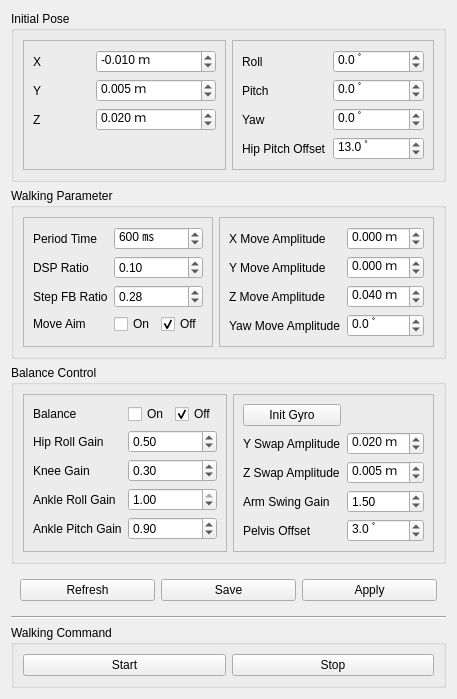
         <widget class="QWidget" name="tab_walking_module">
          <property name="enabled">
           <bool>true</bool>
          </property>
          <attribute name="title">
           <string>Walking</string>
          </attribute>
          <layout class="QVBoxLayout" name="verticalLayout_5">
           <item>
            <widget class="QGroupBox" name="groupBox_init_pose">
             <property name="title">
              <string>Initial Pose</string>
             </property>
             <layout class="QHBoxLayout" name="horizontalLayout_3">
              <item>
               <widget class="QFrame" name="frame_2">
                <property name="frameShape">
                 <enum>QFrame::StyledPanel</enum>
                </property>
                <property name="frameShadow">
                 <enum>QFrame::Raised</enum>
                </property>
                <layout class="QGridLayout" name="gridLayout_4">
                 <item row="2" column="1" colspan="2">
                  <widget class="QDoubleSpinBox" name="dSpinBox_init_offset_z">
                   <property name="suffix">
                    <string extracomment="m"> ｍ</string>
                   </property>
                   <property name="decimals">
                    <number>3</number>
                   </property>
                   <property name="minimum">
                    <double>-1.000000000000000</double>
                   </property>
                   <property name="maximum">
                    <double>1.000000000000000</double>
                   </property>
                   <property name="singleStep">
                    <double>0.001000000000000</double>
                   </property>
                   <property name="value">
                    <double>0.020000000000000</double>
                   </property>
                  </widget>
                 </item>
                 <item row="2" column="0">
                  <widget class="QLabel" name="label_13">
                   <property name="text">
                    <string>Z</string>
                   </property>
                  </widget>
                 </item>
                 <item row="0" column="1" colspan="2">
                  <widget class="QDoubleSpinBox" name="dSpinBox_init_offset_x">
                   <property name="suffix">
                    <string extracomment="m"> ｍ</string>
                   </property>
                   <property name="decimals">
                    <number>3</number>
                   </property>
                   <property name="minimum">
                    <double>-1.000000000000000</double>
                   </property>
                   <property name="maximum">
                    <double>1.000000000000000</double>
                   </property>
                   <property name="singleStep">
                    <double>0.001000000000000</double>
                   </property>
                   <property name="value">
                    <double>-0.010000000000000</double>
                   </property>
                  </widget>
                 </item>
                 <item row="1" column="1" colspan="2">
                  <widget class="QDoubleSpinBox" name="dSpinBox_init_offset_y">
                   <property name="suffix">
                    <string extracomment="m"> ｍ</string>
                   </property>
                   <property name="decimals">
                    <number>3</number>
                   </property>
                   <property name="minimum">
                    <double>-1.000000000000000</double>
                   </property>
                   <property name="maximum">
                    <double>1.000000000000000</double>
                   </property>
                   <property name="singleStep">
                    <double>0.001000000000000</double>
                   </property>
                   <property name="value">
                    <double>0.005000000000000</double>
                   </property>
                  </widget>
                 </item>
                 <item row="0" column="0">
                  <widget class="QLabel" name="label_11">
                   <property name="text">
                    <string>X</string>
                   </property>
                  </widget>
                 </item>
                 <item row="1" column="0">
                  <widget class="QLabel" name="label_12">
                   <property name="text">
                    <string>Y</string>
                   </property>
                  </widget>
                 </item>
                 <item row="3" column="0">
                  <widget class="QLabel" name="label_34">
                   <property name="text">
                    <string/>
                   </property>
                  </widget>
                 </item>
                </layout>
               </widget>
              </item>
              <item>
               <widget class="QFrame" name="frame">
                <property name="frameShape">
                 <enum>QFrame::StyledPanel</enum>
                </property>
                <property name="frameShadow">
                 <enum>QFrame::Raised</enum>
                </property>
                <layout class="QGridLayout" name="gridLayout_8">
                 <item row="0" column="1" colspan="2">
                  <widget class="QDoubleSpinBox" name="dSpinBox_init_offset_roll">
                   <property name="suffix">
                    <string> ﾟ</string>
                   </property>
                   <property name="decimals">
                    <number>1</number>
                   </property>
                   <property name="minimum">
                    <double>-180.000000000000000</double>
                   </property>
                   <property name="maximum">
                    <double>180.000000000000000</double>
                   </property>
                  </widget>
                 </item>
                 <item row="1" column="1" colspan="2">
                  <widget class="QDoubleSpinBox" name="dSpinBox_init_offset_pitch">
                   <property name="suffix">
                    <string> ﾟ</string>
                   </property>
                   <property name="decimals">
                    <number>1</number>
                   </property>
                   <property name="minimum">
                    <double>-180.000000000000000</double>
                   </property>
                   <property name="maximum">
                    <double>180.000000000000000</double>
                   </property>
                  </widget>
                 </item>
                 <item row="0" column="0">
                  <widget class="QLabel" name="label_10">
                   <property name="text">
                    <string>Roll</string>
                   </property>
                  </widget>
                 </item>
                 <item row="2" column="0">
                  <widget class="QLabel" name="label_15">
                   <property name="text">
                    <string>Yaw</string>
                   </property>
                  </widget>
                 </item>
                 <item row="1" column="0">
                  <widget class="QLabel" name="label_14">
                   <property name="text">
                    <string>Pitch</string>
                   </property>
                  </widget>
                 </item>
                 <item row="2" column="1" colspan="2">
                  <widget class="QDoubleSpinBox" name="dSpinBox_init_offset_yaw">
                   <property name="suffix">
                    <string> ﾟ</string>
                   </property>
                   <property name="decimals">
                    <number>1</number>
                   </property>
                   <property name="minimum">
                    <double>-180.000000000000000</double>
                   </property>
                   <property name="maximum">
                    <double>180.000000000000000</double>
                   </property>
                  </widget>
                 </item>
                 <item row="3" column="0">
                  <widget class="QLabel" name="label_33">
                   <property name="text">
                    <string>Hip Pitch Offset</string>
                   </property>
                  </widget>
                 </item>
                 <item row="3" column="1" colspan="2">
                  <widget class="QDoubleSpinBox" name="dSpinBox_hip_pitch_offset">
                   <property name="suffix">
                    <string> ﾟ</string>
                   </property>
                   <property name="decimals">
                    <number>1</number>
                   </property>
                   <property name="minimum">
                    <double>-180.000000000000000</double>
                   </property>
                   <property name="maximum">
                    <double>180.000000000000000</double>
                   </property>
                   <property name="value">
                    <double>13.000000000000000</double>
                   </property>
                  </widget>
                 </item>
                </layout>
               </widget>
              </item>
             </layout>
            </widget>
           </item>
           <item>
            <widget class="QGroupBox" name="groupBox_walking_param">
             <property name="title">
              <string>Walking Parameter</string>
             </property>
             <layout class="QHBoxLayout" name="horizontalLayout_4">
              <item>
               <widget class="QFrame" name="frame_3">
                <property name="frameShape">
                 <enum>QFrame::StyledPanel</enum>
                </property>
                <property name="frameShadow">
                 <enum>QFrame::Raised</enum>
                </property>
                <layout class="QGridLayout" name="gridLayout_9">
                 <item row="0" column="0">
                  <widget class="QLabel" name="label_16">
                   <property name="text">
                    <string>Period Time</string>
                   </property>
                  </widget>
                 </item>
                 <item row="1" column="0">
                  <widget class="QLabel" name="label_18">
                   <property name="text">
                    <string>DSP Ratio</string>
                   </property>
                  </widget>
                 </item>
                 <item row="2" column="0">
                  <widget class="QLabel" name="label_19">
                   <property name="text">
                    <string>Step FB Ratio</string>
                   </property>
                  </widget>
                 </item>
                 <item row="3" column="0">
                  <widget class="QLabel" name="label_23">
                   <property name="text">
                    <string>Move Aim</string>
                   </property>
                  </widget>
                 </item>
                 <item row="3" column="1">
                  <widget class="QCheckBox" name="checkBox_move_aim_on">
                   <property name="text">
                    <string>On</string>
                   </property>
                   <attribute name="buttonGroup">
                    <string notr="true">buttonGroup_move_aim_on</string>
                   </attribute>
                  </widget>
                 </item>
                 <item row="3" column="2">
                  <widget class="QCheckBox" name="checkBox_move_aim_off">
                   <property name="text">
                    <string>Off</string>
                   </property>
                   <property name="checked">
                    <bool>true</bool>
                   </property>
                   <attribute name="buttonGroup">
                    <string notr="true">buttonGroup_move_aim_on</string>
                   </attribute>
                  </widget>
                 </item>
                 <item row="2" column="1" colspan="2">
                  <widget class="QDoubleSpinBox" name="dSpinBox_step_fb_ratio">
                   <property name="maximum">
                    <double>1.000000000000000</double>
                   </property>
                   <property name="singleStep">
                    <double>0.100000000000000</double>
                   </property>
                   <property name="value">
                    <double>0.280000000000000</double>
                   </property>
                  </widget>
                 </item>
                 <item row="1" column="1" colspan="2">
                  <widget class="QDoubleSpinBox" name="dSpinBox_dsp_ratio">
                   <property name="maximum">
                    <double>1.000000000000000</double>
                   </property>
                   <property name="singleStep">
                    <double>0.100000000000000</double>
                   </property>
                   <property name="value">
                    <double>0.100000000000000</double>
                   </property>
                  </widget>
                 </item>
                 <item row="0" column="1" colspan="2">
                  <widget class="QDoubleSpinBox" name="dSpinBox_period_time">
                   <property name="suffix">
                    <string> ㎳</string>
                   </property>
                   <property name="decimals">
                    <number>0</number>
                   </property>
                   <property name="maximum">
                    <double>5000.000000000000000</double>
                   </property>
                   <property name="singleStep">
                    <double>10.000000000000000</double>
                   </property>
                   <property name="value">
                    <double>600.000000000000000</double>
                   </property>
                  </widget>
                 </item>
                </layout>
               </widget>
              </item>
              <item>
               <widget class="QFrame" name="frame_4">
                <property name="frameShape">
                 <enum>QFrame::StyledPanel</enum>
                </property>
                <property name="frameShadow">
                 <enum>QFrame::Raised</enum>
                </property>
                <layout class="QGridLayout" name="gridLayout_10">
                 <item row="0" column="0">
                  <widget class="QLabel" name="label_17">
                   <property name="text">
                    <string>X Move Amplitude</string>
                   </property>
                  </widget>
                 </item>
                 <item row="2" column="0">
                  <widget class="QLabel" name="label_21">
                   <property name="text">
                    <string>Z Move Amplitude</string>
                   </property>
                  </widget>
                 </item>
                 <item row="1" column="0">
                  <widget class="QLabel" name="label_20">
                   <property name="text">
                    <string>Y Move Amplitude</string>
                   </property>
                  </widget>
                 </item>
                 <item row="0" column="1">
                  <widget class="QDoubleSpinBox" name="dSpinBox_x_move_amplitude">
                   <property name="suffix">
                    <string> ｍ</string>
                   </property>
                   <property name="decimals">
                    <number>3</number>
                   </property>
                   <property name="minimum">
                    <double>-1.000000000000000</double>
                   </property>
                   <property name="maximum">
                    <double>1.000000000000000</double>
                   </property>
                   <property name="singleStep">
                    <double>0.001000000000000</double>
                   </property>
                  </widget>
                 </item>
                 <item row="3" column="0">
                  <widget class="QLabel" name="label_22">
                   <property name="text">
                    <string>Yaw Move Amplitude</string>
                   </property>
                  </widget>
                 </item>
                 <item row="1" column="1">
                  <widget class="QDoubleSpinBox" name="dSpinBox_y_move_amplitude">
                   <property name="suffix">
                    <string> ｍ</string>
                   </property>
                   <property name="decimals">
                    <number>3</number>
                   </property>
                   <property name="minimum">
                    <double>-1.000000000000000</double>
                   </property>
                   <property name="maximum">
                    <double>1.000000000000000</double>
                   </property>
                   <property name="singleStep">
                    <double>0.001000000000000</double>
                   </property>
                  </widget>
                 </item>
                 <item row="2" column="1">
                  <widget class="QDoubleSpinBox" name="dSpinBox_z_move_amplitude">
                   <property name="suffix">
                    <string> ｍ</string>
                   </property>
                   <property name="decimals">
                    <number>3</number>
                   </property>
                   <property name="minimum">
                    <double>-1.000000000000000</double>
                   </property>
                   <property name="maximum">
                    <double>1.000000000000000</double>
                   </property>
                   <property name="singleStep">
                    <double>0.001000000000000</double>
                   </property>
                   <property name="value">
                    <double>0.040000000000000</double>
                   </property>
                  </widget>
                 </item>
                 <item row="3" column="1">
                  <widget class="QDoubleSpinBox" name="dSpinBox_a_move_amplitude">
                   <property name="suffix">
                    <string> ﾟ</string>
                   </property>
                   <property name="decimals">
                    <number>1</number>
                   </property>
                   <property name="minimum">
                    <double>-180.000000000000000</double>
                   </property>
                   <property name="maximum">
                    <double>180.000000000000000</double>
                   </property>
                  </widget>
                 </item>
                </layout>
               </widget>
              </item>
             </layout>
            </widget>
           </item>
           <item>
            <widget class="QGroupBox" name="groupBox_balance_control">
             <property name="title">
              <string>Balance Control</string>
             </property>
             <layout class="QGridLayout" name="gridLayout_12">
              <item row="0" column="0">
               <widget class="QFrame" name="frame_5">
                <property name="frameShape">
                 <enum>QFrame::StyledPanel</enum>
                </property>
                <property name="frameShadow">
                 <enum>QFrame::Raised</enum>
                </property>
                <layout class="QGridLayout" name="gridLayout_11">
                 <item row="1" column="0">
                  <widget class="QLabel" name="label_24">
                   <property name="text">
                    <string>Hip Roll Gain</string>
                   </property>
                  </widget>
                 </item>
                 <item row="0" column="1">
                  <widget class="QCheckBox" name="checkBox_balance_on">
                   <property name="text">
                    <string>On</string>
                   </property>
                   <attribute name="buttonGroup">
                    <string notr="true">buttonGroup_balance</string>
                   </attribute>
                  </widget>
                 </item>
                 <item row="0" column="0">
                  <widget class="QLabel" name="label_26">
                   <property name="text">
                    <string>Balance</string>
                   </property>
                  </widget>
                 </item>
                 <item row="0" column="2">
                  <widget class="QCheckBox" name="checkBox_balance_off">
                   <property name="text">
                    <string>Off</string>
                   </property>
                   <property name="checked">
                    <bool>true</bool>
                   </property>
                   <attribute name="buttonGroup">
                    <string notr="true">buttonGroup_balance</string>
                   </attribute>
                  </widget>
                 </item>
                 <item row="2" column="0">
                  <widget class="QLabel" name="label_25">
                   <property name="text">
                    <string>Knee Gain</string>
                   </property>
                  </widget>
                 </item>
                 <item row="3" column="0">
                  <widget class="QLabel" name="label_27">
                   <property name="text">
                    <string>Ankle Roll Gain</string>
                   </property>
                  </widget>
                 </item>
                 <item row="4" column="0">
                  <widget class="QLabel" name="label_28">
                   <property name="text">
                    <string>Ankle Pitch Gain</string>
                   </property>
                  </widget>
                 </item>
                 <item row="1" column="1" colspan="2">
                  <widget class="QDoubleSpinBox" name="dSpinBox_hip_roll_gain">
                   <property name="maximum">
                    <double>1.000000000000000</double>
                   </property>
                   <property name="singleStep">
                    <double>0.100000000000000</double>
                   </property>
                   <property name="value">
                    <double>0.500000000000000</double>
                   </property>
                  </widget>
                 </item>
                 <item row="2" column="1" colspan="2">
                  <widget class="QDoubleSpinBox" name="dSpinBox_knee_gain">
                   <property name="maximum">
                    <double>1.000000000000000</double>
                   </property>
                   <property name="singleStep">
                    <double>0.100000000000000</double>
                   </property>
                   <property name="value">
                    <double>0.300000000000000</double>
                   </property>
                  </widget>
                 </item>
                 <item row="3" column="1" colspan="2">
                  <widget class="QDoubleSpinBox" name="dSpinBox_ankle_roll_gain">
                   <property name="maximum">
                    <double>1.000000000000000</double>
                   </property>
                   <property name="singleStep">
                    <double>0.100000000000000</double>
                   </property>
                   <property name="value">
                    <double>1.000000000000000</double>
                   </property>
                  </widget>
                 </item>
                 <item row="4" column="1" colspan="2">
                  <widget class="QDoubleSpinBox" name="dSpinBox_ankle_pitch_gain">
                   <property name="maximum">
                    <double>1.000000000000000</double>
                   </property>
                   <property name="singleStep">
                    <double>0.100000000000000</double>
                   </property>
                   <property name="value">
                    <double>0.900000000000000</double>
                   </property>
                  </widget>
                 </item>
                </layout>
               </widget>
              </item>
              <item row="0" column="1">
               <widget class="QFrame" name="frame_6">
                <property name="frameShape">
                 <enum>QFrame::StyledPanel</enum>
                </property>
                <property name="frameShadow">
                 <enum>QFrame::Raised</enum>
                </property>
                <layout class="QGridLayout" name="gridLayout_13">
                 <item row="4" column="0">
                  <widget class="QLabel" name="label_31">
                   <property name="text">
                    <string>Arm Swing Gain</string>
                   </property>
                  </widget>
                 </item>
                 <item row="5" column="0">
                  <widget class="QLabel" name="label_32">
                   <property name="text">
                    <string>Pelvis Offset</string>
                   </property>
                  </widget>
                 </item>
                 <item row="2" column="0">
                  <widget class="QLabel" name="label_29">
                   <property name="text">
                    <string>Y Swap Amplitude</string>
                   </property>
                  </widget>
                 </item>
                 <item row="3" column="1">
                  <widget class="QDoubleSpinBox" name="dSpinBox_z_swap_amplitude">
                   <property name="suffix">
                    <string> ｍ</string>
                   </property>
                   <property name="decimals">
                    <number>3</number>
                   </property>
                   <property name="minimum">
                    <double>-1.000000000000000</double>
                   </property>
                   <property name="maximum">
                    <double>1.000000000000000</double>
                   </property>
                   <property name="singleStep">
                    <double>0.001000000000000</double>
                   </property>
                   <property name="value">
                    <double>0.005000000000000</double>
                   </property>
                  </widget>
                 </item>
                 <item row="4" column="1">
                  <widget class="QDoubleSpinBox" name="dSpinBox_arm_swing_gain">
                   <property name="maximum">
                    <double>2.000000000000000</double>
                   </property>
                   <property name="singleStep">
                    <double>0.100000000000000</double>
                   </property>
                   <property name="value">
                    <double>1.500000000000000</double>
                   </property>
                  </widget>
                 </item>
                 <item row="3" column="0">
                  <widget class="QLabel" name="label_30">
                   <property name="text">
                    <string>Z Swap Amplitude</string>
                   </property>
                  </widget>
                 </item>
                 <item row="2" column="1">
                  <widget class="QDoubleSpinBox" name="dSpinBox_y_swap_amplitude">
                   <property name="suffix">
                    <string> ｍ</string>
                   </property>
                   <property name="decimals">
                    <number>3</number>
                   </property>
                   <property name="minimum">
                    <double>-1.000000000000000</double>
                   </property>
                   <property name="maximum">
                    <double>1.000000000000000</double>
                   </property>
                   <property name="singleStep">
                    <double>0.001000000000000</double>
                   </property>
                   <property name="value">
                    <double>0.020000000000000</double>
                   </property>
                  </widget>
                 </item>
                 <item row="5" column="1">
                  <widget class="QDoubleSpinBox" name="dSpinBox_pelvis_offset">
                   <property name="suffix">
                    <string> ﾟ</string>
                   </property>
                   <property name="decimals">
                    <number>1</number>
                   </property>
                   <property name="minimum">
                    <double>-180.000000000000000</double>
                   </property>
                   <property name="maximum">
                    <double>180.000000000000000</double>
                   </property>
                   <property name="value">
                    <double>3.000000000000000</double>
                   </property>
                  </widget>
                 </item>
                 <item row="0" column="0">
                  <widget class="QPushButton" name="button_init_gyro">
                   <property name="text">
                    <string>Init Gyro</string>
                   </property>
                  </widget>
                 </item>
                </layout>
               </widget>
              </item>
             </layout>
            </widget>
           </item>
           <item>
            <widget class="QWidget" name="widget" native="true">
             <layout class="QHBoxLayout" name="horizontalLayout_7">
              <item>
               <widget class="QPushButton" name="button_param_refresh">
                <property name="text">
                 <string>Refresh</string>
                </property>
               </widget>
              </item>
              <item>
               <widget class="QPushButton" name="button_param_save">
                <property name="text">
                 <string>Save</string>
                </property>
               </widget>
              </item>
              <item>
               <widget class="QPushButton" name="button_param_apply">
                <property name="text">
                 <string>Apply</string>
                </property>
                <property name="shortcut">
                 <string>\</string>
                </property>
               </widget>
              </item>
             </layout>
            </widget>
           </item>
           <item>
            <widget class="Line" name="line_5">
             <property name="orientation">
              <enum>Qt::Horizontal</enum>
             </property>
            </widget>
           </item>
           <item>
            <widget class="QGroupBox" name="groupBox_walking_command">
             <property name="title">
              <string>Walking Command</string>
             </property>
             <layout class="QHBoxLayout" name="horizontalLayout">
              <item>
               <widget class="QPushButton" name="button_walking_start">
                <property name="text">
                 <string>Start</string>
                </property>
                <property name="shortcut">
                 <string>F12</string>
                </property>
               </widget>
              </item>
              <item>
               <widget class="QPushButton" name="button_walking_stop">
                <property name="text">
                 <string>Stop</string>
                </property>
                <property name="shortcut">
                 <string>Esc</string>
                </property>
               </widget>
              </item>
             </layout>
            </widget>
           </item>
          </layout>
         </widget>
